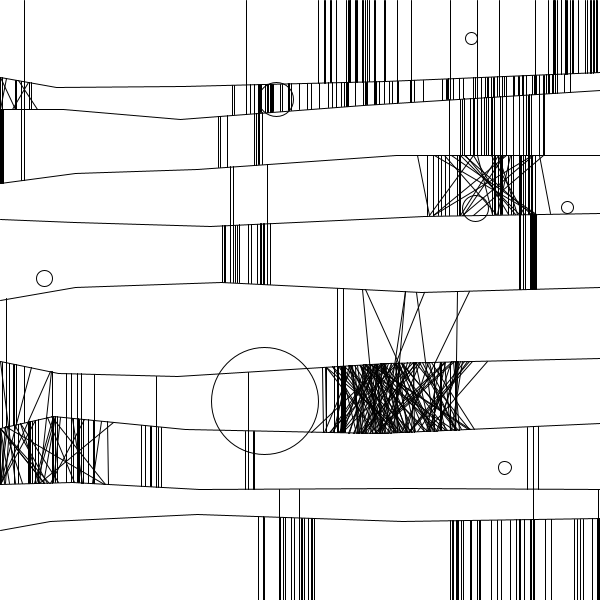
Frame 1 (no input)
Frame 60 (the mouse pressed at the canvas centre just before this capture): identical to frame 1, image omitted
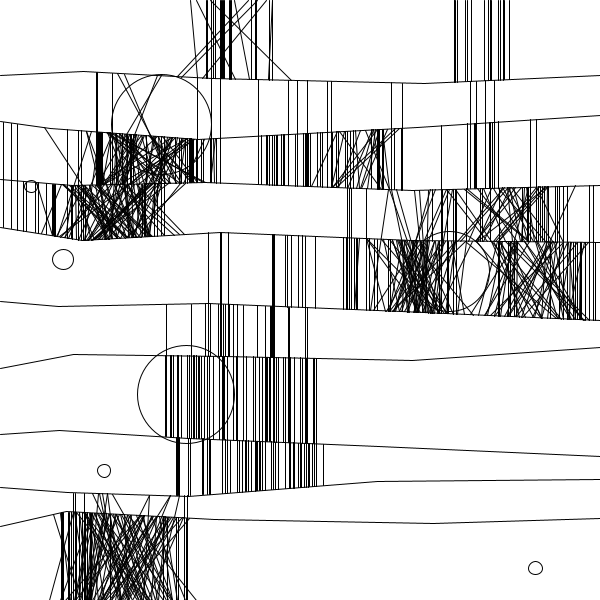
Frame 120 (the mouse held since frame 60 and released just before this capture)

The Processing sketch that drew these frames (run headless with seeded random() and noise(); from frame 60 on, the mouse is pressed at the canvas centre):

// Processing sketch: frieder_nake_a_eg
// ── frieder_nake_a_eg.pde
// A quick implementation of Frieder Nake's "13/9/65 No. 2"
// (also known as "Hommage a Paul Klee", 1965.
// Golan Levin, January 2012. For more information, see:
// http://www.vam.ac.uk/content/articles/a/computer-art-history/
 
 
int nHorizontals = 9;
Horizontal HArray[];
ArrayList verticalArray;
int nCircles = 7;
Circle[] circles;
 
void setup() {
  size (600, 600);
  createHorizontals();
  createVerticals();
  createCircles();
}
 
 
void createHorizontals() {
  HArray = new Horizontal[nHorizontals];
  for (int i=0; i<nHorizontals; i++) {
    float ySpacing = 1.0/(float)(nHorizontals+1);
    float y01 = (float)(i+1) / (float)(nHorizontals+1);
    y01 += random (0-ySpacing*0.20, 0+ySpacing*0.20);
    y01 = constrain (y01, 0, 1);
    int nH = 8;
    HArray[i] = new Horizontal (y01, ySpacing, nH);
  }
}
 
void createVerticals() {
  verticalArray = new ArrayList();
  verticalArray.clear();
  for (int i=0; i<2000; i++) {
 
    int idA = (int) random (nHorizontals +1);
    int N = (random(0, 1) < 0.15) ? 2:1;
    int idB = max(-1, idA - N);
    float x01 = random(0, 1);
 
    float noiseVal = noise (x01*5.0 + idA*15.0, idA/100.0);
    if (noiseVal < 0.22) {
      for (int j=0; j<4; j++) {
        float deltaA = 0.4 * random(-noiseVal - 0.02, 0.02 + noiseVal);
        float deltaB = 0.4 * random(-noiseVal - 0.02, 0.02 + noiseVal);
        float x01A = constrain (x01 + deltaA, 0, 1);
        float x01B = constrain (x01 + deltaB, 0, 1);
        Vertical v = new Vertical (idA, idB, x01A, x01B);
        verticalArray.add(v);
      }
    }
    else if (noiseVal < 0.35) {
      for (int j=0; j<1; j++) {
        Vertical v = new Vertical (idA, idB, x01);
        verticalArray.add(v);
        x01 += random (-0.05, 0.05);
      }
    }
  }
}
 
void createCircles() {
  nCircles = 7;
  circles = new Circle [nCircles];
  for (int i=0; i<nCircles; i++) {
    boolean bIntersects = true;
     
    while (bIntersects == true) {
      float rr = random (0, 1);
      rr = pow(rr, 2.0);
      rr = map(rr, 0, 1, 0.02, 0.18);
      float rx = random (rr, 1.0-rr);
      float ry = random (rr, 1.0-rr);
      circles[i] = new Circle (rx, ry, rr);
      if (i == 0){
        bIntersects = false;
      } else {
        boolean bFoundBad = false;
        for (int j=0; j<i; j++){
          float jx = circles[j].x;
          float jy = circles[j].y;
          float jr = circles[j].r;
          float dx = jx-rx;
          float dy = jy-ry;
          float dh = sqrt (dx*dx + dy*dy);
          if (dh < (jr + rr)){
            bFoundBad = true;
          }
        }
        if (bFoundBad == false){
          bIntersects = false;
        }
      }
    }
  }
}
 
 
void draw() {
  background (255);
  strokeWeight (1.0) ;
  stroke (0);
  smooth();
 
 
  drawHorizontals();
  drawVerticals();
  drawCircles();
}
 
 
void mousePressed(){
  keyPressed();
}
 
void keyPressed() {
  for (int h=0; h<nHorizontals; h++) {
    HArray[h].reset();
  }
  noiseSeed(millis());
  createVerticals();
  createCircles();
}
 
 
void drawCircles() {
  for (int i=0; i<nCircles; i++) {
    circles[i].draw();
  }
}
 
void drawHorizontals() {
  for (int h=0; h<nHorizontals; h++) {
    HArray[h].draw();
  }
}
 
void drawVerticals() {
  for (int i=0; i<verticalArray.size(); i++) {
    Vertical v = (Vertical) verticalArray.get(i);
    v.draw();
  }
}
 
class Vertical {
  int HorizontalIdA;
  int HorizontalIdB;
  float x01A;
  float x01B;
  float yA;
  float yB;
 
 
  Vertical (int idA, int idB, float x) {
    HorizontalIdA = idA;
    HorizontalIdB = idB;
    x01A = x;
    x01B = x;
  }
 
  Vertical (int idA, int idB, float xA, float xB) {
    HorizontalIdA = idA;
    HorizontalIdB = idB;
    x01A = xA;
    x01B = xB;
  }
 
  void draw() {
 
 
    float yA = 0;
    float yB = 0;
    if (HorizontalIdA < 0) {
      yA = 0;
    }
    else if (HorizontalIdA >= nHorizontals) {
      yA = height;
    }
    else {
      Horizontal HA = HArray[HorizontalIdA];
      yA = height * HA.getYGivenX (x01A);
    }
 
    if (HorizontalIdB < 0) {
      yB = 0;
    }
    else if (HorizontalIdB >= nHorizontals) {
      yB = height;
    }
    else {
      Horizontal HB = HArray[HorizontalIdB];
      yB = height * HB.getYGivenX (x01B);
    }
 
    line (x01A*width, yA, x01B*width, yB);
  }
}
 
 
//=============================================================
class Horizontal {
  int nHPoints;
  float baseY;
  float ySpacing;
  HPoint pointArray[];
 
  void reset() {
    float x01 = 0;
    float xSpacing = 1.0/nHPoints;
    float y01 = baseY;
 
    for (int i=0; i<nHPoints; i++) {
      x01 += (float)i/(float)(nHPoints+1) + random (0-xSpacing*0.25, xSpacing*0.25);
      x01 = min(x01, 1.0);
      if (i== 0) {
        x01 = 0;
      }
      else if (i==  (nHPoints-1)) {
        x01 = 1.0;
      }
      y01 += random(0-ySpacing*0.25, ySpacing*0.25);
      y01 = constrain (y01, 0, 1);
 
      pointArray[i] = new HPoint(x01, y01);
    }
  }
 
 
  float getYGivenX(float x01) {
    float out = 0;
    if (x01 <= 0) {
      out = pointArray[0].y;
    }
    else if (x01 >= 1) {
      out = pointArray[nHPoints-1].y;
    }
    else {
 
      int testID = 0;
      float testX1 = pointArray[testID].x;
      while ( (testX1 < x01) && (testID < nHPoints)) {
        testID++;
        testX1 = pointArray[testID].x;
      }
 
      int leftID = max(0, testID-1);
      float x0 = pointArray[leftID].x;
      float y0 = pointArray[leftID].y;
      float x1 = pointArray[testID].x;
      float y1 = pointArray[testID].y;
 
      out = map(x01, x0, x1, y0, y1);
    }
 
    return out;
  }
 
  Horizontal (float y01, float yS, int nH) {
    baseY = y01;
    ySpacing = yS;
    nHPoints = nH;
    pointArray = new HPoint[nHPoints];
 
    for (int i=0; i<nHPoints; i++) {
      pointArray[i] = new HPoint(0, 0);
    }
    reset();
  }
 
  //---------------------------------
  void draw() {
    noFill();
    beginShape();
    for (int i=0; i<nHPoints; i++) {
      float x = width  * pointArray[i].x;
      float y = height * pointArray[i].y;
      vertex(x, y);
    }
    endShape();
  }
}
 
class HPoint {
  float x;
  float y;
 
  HPoint (float inx, float iny) {
    x = inx;
    y = iny;
  }
}
 
class Circle {
  float x;
  float y;
  float r;
  Circle (float rx, float ry, float rr) {
    x = rx;
    y = ry;
    r = rr;
  }
  void draw() {
    noFill();
    ellipse (x*width, y*height, r*width, r*width) ;
  }
}
